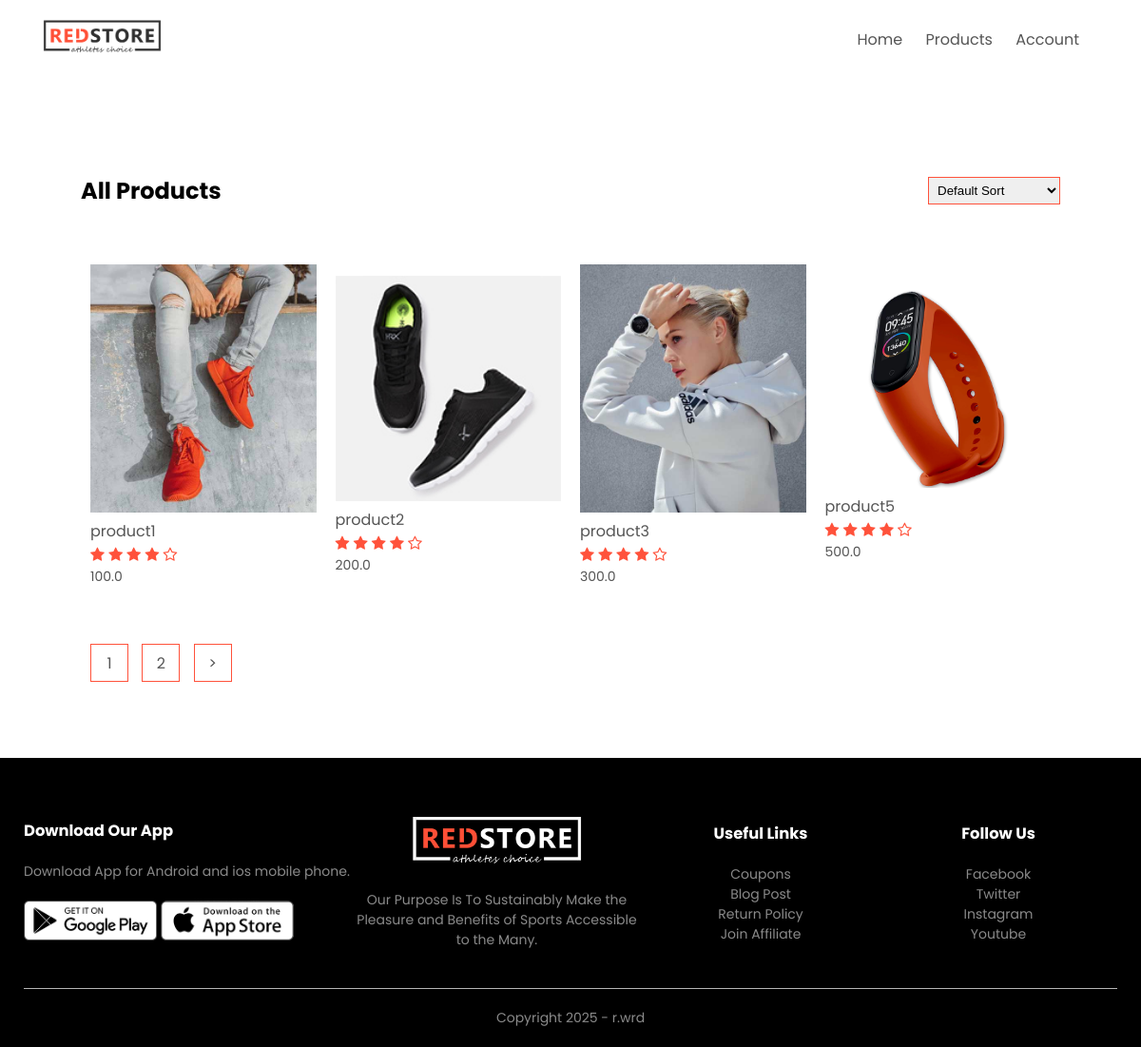
/product, run on the app's committed database.
### products/models.py (models this page shows, shortened)
class Product(models.Model):
    LIVE=1
    DELETE=0
    DELETE_CHOICES=((LIVE,'Live'),((DELETE,'Delete')))
    title =models.CharField(max_length=200)
    price =models.FloatField()
    Description=models.TextField()
    image=models.ImageField(upload_to='media/')
    priorty=models.IntegerField(default=0)
    delet_status=models.IntegerField(choices=DELETE_CHOICES,default=LIVE)
    created_at=models.DateTimeField(auto_now_add=True)
    update_at=models.DateTimeField(auto_now_add=True)

### products/views.py (the view)
# urls.py: path('product',views.list,name='product'),
def list(request):
    page=1
    if request.GET:
        page=request.GET.get('page',1)
    product_list=Product.objects.order_by('priorty')
    product_paginator=Paginator(product_list,4)
    product_list=product_paginator.get_page(page)
    context={
        'products':product_list
    }
    return render(request,'products.html',context)

### templates/products.html (shortened to what this page needs)
{% load static %}
{% include 'header.html' %}
<body>
    {% include 'navbar.html' %}
    <div class="small-container">
        <div class="row row-2">
            <h2>All Products</h2>
            <select>
                <option>Default Sort</option>
            </select>
        </div>
        <div class="row">
            {% for i in products %}
            <div class="col-4">
                <a href="{% url 'product_details' i.id  %}"><img src="{{i.image.url}}"></a>
                <h4>{{i.title}}</h4>
                <div class="rating">
                    <i class="fa fa-star"></i>
                    <i class="fa fa-star"></i>
                    <i class="fa fa-star"></i>
                    <i class="fa fa-star"></i>
                    <i class="fa fa-star-o"></i>
                </div>
                <p>{{i.price}}</p>
            </div>
            {% endfor %}
        </div>
        <div class="page-btn">
            {% for x in products.paginator.page_range %}
            <a href="?page={{x}}"><span>{{x}}</span></a>
            {% endfor %}
            {% if products.has_next %}
            <a href="?page={{products.previouse_page_number}}"><span>></span></a>
            {% endif %}
        </div>
    </div>
    {% include 'footer.html' %}
</body>
</html>

### templates/header.html (shortened to what this page needs)
{% load static %}
<!DOCTYPE html>
<html lang="en">
<head>
    <link rel="stylesheet" href="{% static 'css/style.css' %}">
    <link rel="stylesheet" href="https://stackpath.bootstrapcdn.com/font-awesome/4.7.0/css/font-awesome.min.css">
</head>

### templates/navbar.html (shortened to what this page needs)
{% load static %}
<div class="container">
    <div class="navbar">
        <div class="logo">
            <a href="{% url 'home' %}"><img src="{% static 'images/logo.png' %}" alt="logo" width="125px"></a>
        </div>
        <nav>
            <ul id="MenuItems">
                <li><a href="{% url 'home' %}">Home</a></li>
                <li><a href="{% url 'product' %}">Products</a></li>
                {% if not user.is_authenticated %}
                    <li><a href="{% url 'account' %}">Account</a></li>
                    {% else %}
                    <li><a href="{% url 'logout' %}">logout</a></li>
                {% endif %}
            </ul>
        </nav>
    </div>
</div>

### templates/footer.html
{% load static %}
<div class="footer">
    <div class="container">
        <div class="row">
            <div class="footer-col-1">
                <h3>Download Our App</h3>
                <p>Download App for Android and ios mobile phone.</p>
                <div class="app-logo">
                    <img src="{% static 'images/play-store.png' %}">
                    <img src="{% static 'images/app-store.png' %}">
                </div>
            </div>
            <div class="footer-col-2">
                <img src="{% static 'images/logo-white.png' %}">
                <p>Our Purpose Is To Sustainably Make the Pleasure and Benefits of Sports Accessible to the Many.
                </p>
            </div>
            <div class="footer-col-3">
                <h3>Useful Links</h3>
                <ul>
                    <li>Coupons</li>
                    <li>Blog Post</li>
                    <li>Return Policy</li>
                    <li>Join Affiliate</li>
                </ul>
            </div>
            <div class="footer-col-4">
                <h3>Follow Us</h3>
                <ul>
                    <li>Facebook</li>
                    <li>Twitter</li>
                    <li>Instagram</li>
                    <li>Youtube</li>
                </ul>
            </div>
        </div>
        <hr>
        <p class="copyright">Copyright 2025 - r.wrd</p>
    </div>
</div>

### static/css/style.css (style rules this page uses)
* { margin: 0; padding: 0; box-sizing: border-box; }
body { font-family: 'Poppins', sans-serif; }
.navbar { display: flex; align-items: center; padding: 20px; }
nav { flex: 1; text-align: right; }
nav ul { display: inline-block; list-style-type: none; }
nav ul li { display: inline-block; margin-right: 20px; }
a { text-decoration: none; color: #555; }
p { color: #555; }
.container { max-width: 1300px; margin: auto; padding-left: 25px; padding-right: 25px; }
.row { display: flex; align-items: center; flex-wrap: wrap; justify-content: space-around; }
.small-container { max-width: 1080px; margin: auto; padding-left: 25px; padding-right: 25px; }
.col-4 { flex-basis: 25%; padding: 10px; min-width: 200px; margin-bottom: 50px; transition: transform 0.5s; }
.col-4 img { width: 100%; }
h4 { color: #555; font-weight: normal; }
.col-4 p { font-size: 14px; }
.rating .fa { color: #ff523b; }
.footer { background: black; color: #8a8a8a; font-size: 14px; padding: 60px 0 20px; }
.footer p { color: #8a8a8a; }
.footer h3 { color: #fff; margin-bottom: 20px; }
.footer-col-1, .footer-col-2, .footer-col-3, .footer-col-4 { min-width: 250px; margin-bottom: 20px; }
.footer-col-1 { flex-basis: 30%; }
.footer-col-2 { flex: 1; text-align: center; }
.footer-col-2 img { width: 180px; margin-bottom: 20px; }
.footer-col-3, .footer-col-4 { flex-basis: 12%; text-align: center; }
ul { list-style-type: none; }
.app-logo { margin-top: 20px; }
.app-logo img { width: 140px; }
.footer hr { border: none; background: #b5b5b5; height: 1px; margin: 20px 0; }
.copyright { text-align: center; }
.row-2 { justify-content: space-between; margin: 100px auto 50px; }
select { border: 1px solid #ff523b; padding: 5px; }
.page-btn { margin: 0 auto 80px; }
.page-btn span { display: inline-block; border: 1px solid #ff523b; margin-left: 10px; width: 40px; height: 40px; text-align: center; line-height: 40px; cursor: pointer; }

### data on the page
Product: image (picture), title "product1", price "100.0"
Product: image (picture), title "product2", price "200.0"
Product: image (picture), title "product3", price "300.0"
Product: image (picture), title "product5", price "500.0"

### other printed values
{{ x }} "1" "2"
